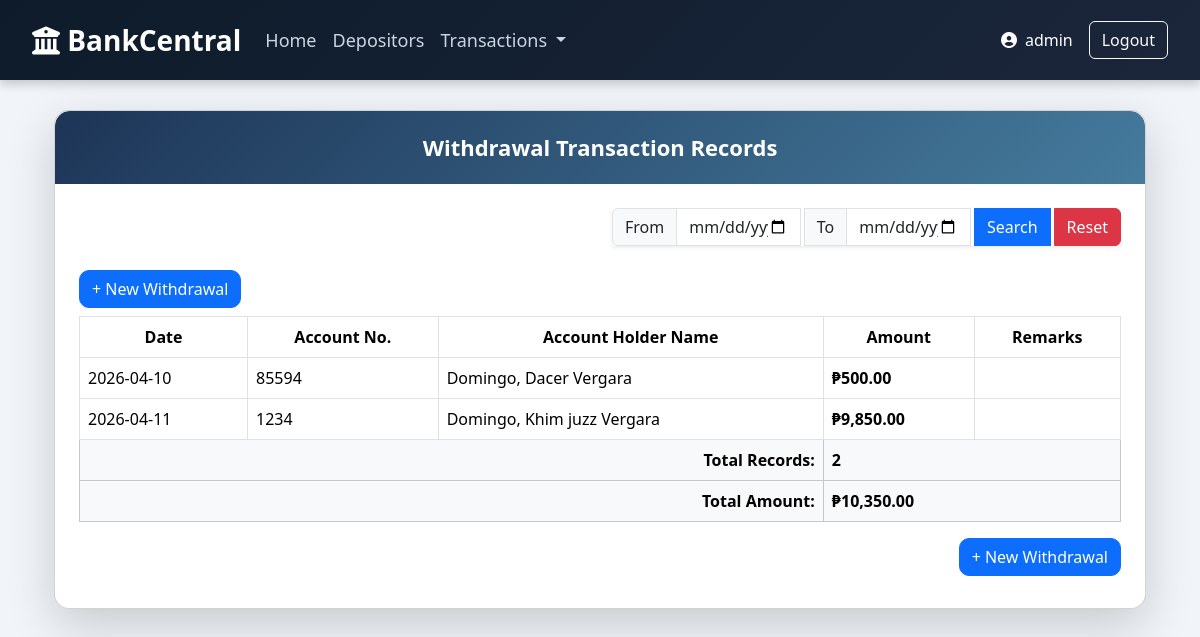
The page /main.php?page=withdrawal (signed in) on the database its author committed.
### tables this page shows
CREATE TABLE `tbl_transaction` (
  `trans_id` int(11) NOT NULL,
  `trans_date` date DEFAULT NULL,
  `profile_id` int(11) DEFAULT NULL,
  `account_number` varchar(20) DEFAULT NULL,
  `amount` decimal(15,2) DEFAULT NULL,
  `trans_type` enum('Deposit','Withdrawal') NOT NULL,
  `remarks` text DEFAULT NULL,
  `created_at` timestamp NOT NULL DEFAULT current_timestamp()
);

CREATE TABLE `tbl_profile` (
  `id` int(11) NOT NULL,
  `account_number` varchar(20) DEFAULT NULL,
  `lastname` varchar(50) DEFAULT NULL,
  `firstname` varchar(50) DEFAULT NULL,
  `middlename` varchar(50) DEFAULT NULL,
  `birthdate` date DEFAULT NULL,
  `gender` varchar(20) DEFAULT NULL,
  `created_at` timestamp NOT NULL DEFAULT current_timestamp()
);

### withdrawal.php (the view, shortened to what this page needs)
<?php
    include 'config.php';
?>
<!DOCTYPE html>
<html lang="en">
<head>
    <link href="https://cdn.jsdelivr.net/npm/bootstrap@5.3.8/dist/css/bootstrap.min.css" rel="stylesheet">
</head>
<body>
<div class="container container-card">
    <div class="card shadow-lg bank-card">
        <div class="bank-header">
            Withdrawal Transaction Records
        </div>
        <div class="card-body p-4">
            <form method="POST" action="main.php?page=withdrawal">
                <div class="row mb-4 align-items-center">
                    <div class="col-md-6 text-end">
                        <div class="input-group shadow-sm">
                            <span class="input-group-text">From</span>
                            <input type="date" class="form-control me-1" name="start_date" value="<?php echo isset($_POST['start_date']) ? $_POST['start_date'] : ''; ?>">
                            <span class="input-group-text">To</span>
                            <input type="date" class="form-control me-1" name="end_date" value="<?php echo isset($_POST['end_date']) ? $_POST['end_date'] : ''; ?>">
                            <button type="submit" class="btn btn-primary me-1" name="cmd_search">Search</button>
                            <button type="submit" class="btn btn-danger" name="cmd_reset">Reset</button>
                        </div>
                    </div>
                </div>
            </form>
            <div class="table-responsive">
                <div class="col-md-4 mb-2">
                    <a href="add_withdrawal.php" class="btn btn-primary btn-md btn-bank">
                        + New Withdrawal
                    </a>
                </div>
                <table class="table table-hover table-bordered align-middle">
                    <thead class="text-center">
                        <tr>
                            <th>Date</th>
                            <th>Account No.</th>
                            <th>Account Holder Name</th>
                            <th>Amount</th>
                            <th>Remarks</th>
                        </tr>
                    </thead>
                    <tbody>
                    <?php
                    $totalAmount = 0;
                    $totalRecords = 0;
                    $query = "SELECT tbl_transaction.trans_date,
                                     tbl_profile.account_number AS profile_account_number,
                                     tbl_profile.lastname,
                                     tbl_profile.firstname,
                                     tbl_profile.middlename,
                                     tbl_transaction.amount,
                                     tbl_transaction.remarks
                              FROM tbl_transaction
                              JOIN tbl_profile ON tbl_transaction.profile_id = tbl_profile.id
                              WHERE tbl_transaction.trans_type = 'Withdrawal'";
                    $query .= " ORDER BY trans_date";
                    $result = mysqli_query($conn, $query);
                    if (mysqli_num_rows($result) > 0) {
                        while($record = mysqli_fetch_array($result)) {
                            $name = $record["lastname"] . ', ' . $record['firstname'] . ' ' . $record['middlename'];
                            $amount = $record["amount"];
                            $remarks = $record["remarks"] ?? '';
                            $totalAmount += $amount;
                            $totalRecords++;
                    ?>
                    <tr>
                        <td><?php echo $record["trans_date"]; ?></td>
                        <td><?php echo $record["profile_account_number"] ?? 'N/A'; ?></td>
                        <td><?php echo $name; ?></td>
                        <td class="amount">₱<?php echo number_format($amount, 2); ?></td>
                        <td><?php echo $remarks; ?></td>
                    </tr>
                    <?php
                        }
                    } else {
                        echo "<tr><td colspan='5' class='text-center text-muted'>No records found.</td></tr>";
                    }
                    ?>
                    <tr class="table-light">
                        <td colspan="3" class="text-end summary-text">Total Records:</td>
                        <td colspan="2" class="summary-text"><?php echo $totalRecords; ?></td>
                    </tr>
                    <tr class="table-light">
                        <td colspan="3" class="text-end summary-text">Total Amount:</td>
                        <td colspan="2" class="summary-text amount">
                            ₱<?php echo number_format($totalAmount, 2); ?>
                        </td>
                    </tr>
                    </tbody>
                </table>
                <div class="col-md-12 mb-2 text-end">
                    <a href="add_withdrawal.php" class="btn btn-primary btn-md btn-bank">
                        + New Withdrawal
                    </a>
                </div>
            </div>
        </div>
    </div>
</div>
</body>
</html>

### main.php (style rules this page uses)
body { margin: 0; padding: 0; font-family: Arial, sans-serif; background-color: #f0f0f0; }

### menu.php (style rules this page uses)
body { background: #f1f5f9; }

### withdrawal.php (style rules this page uses)
body { background: #f1f5f9; }
.bank-header { background: linear-gradient(135deg, #1d3557, #457b9d); color: white; padding: 20px; font-weight: bold; font-size: 22px; text-align: center; border-radius: 15px 15px 0 0; }
.bank-card { border-radius: 15px; overflow: hidden; }
.table thead { background: #1d3557; color: white; }
.btn-bank { border-radius: 10px; }
.summary-text { font-weight: bold; }
.amount { color: #dc3545; font-weight: bold; }
.container-card { margin-top: 30px; }

### rows shown on the page
tbl_transaction: trans_date "2026-04-10", profile.account_number "85594", profile.middlename "Domingo, Dacer Vergara", amount "500.00"
tbl_transaction: trans_date "2026-04-11", profile.account_number "1234", profile.middlename "Domingo, Khim juzz Vergara", amount "9,850.00"

### other values the page prints
$_SESSION["username"] "admin"
$totalRecords "2"
$totalAmount "10,350.00"
